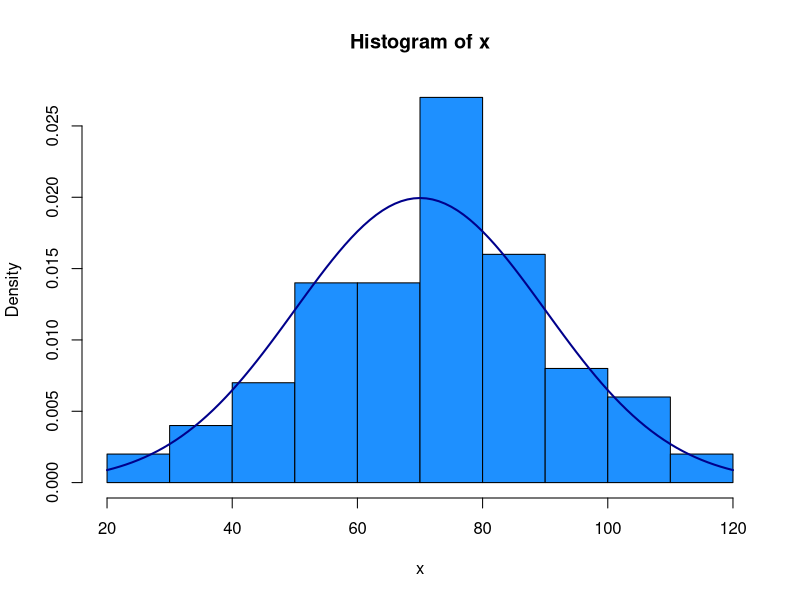

Reproduce this figure in R.
## CLT

n=100
mu=70
sigma=20
x=rnorm(n,mu,sigma)
hist(x,prob=TRUE, col="dodgerblue")
curve(dnorm(x, mean=mu, sd=sigma), 
      col="darkblue", lwd=2, add=TRUE, yaxt="n")